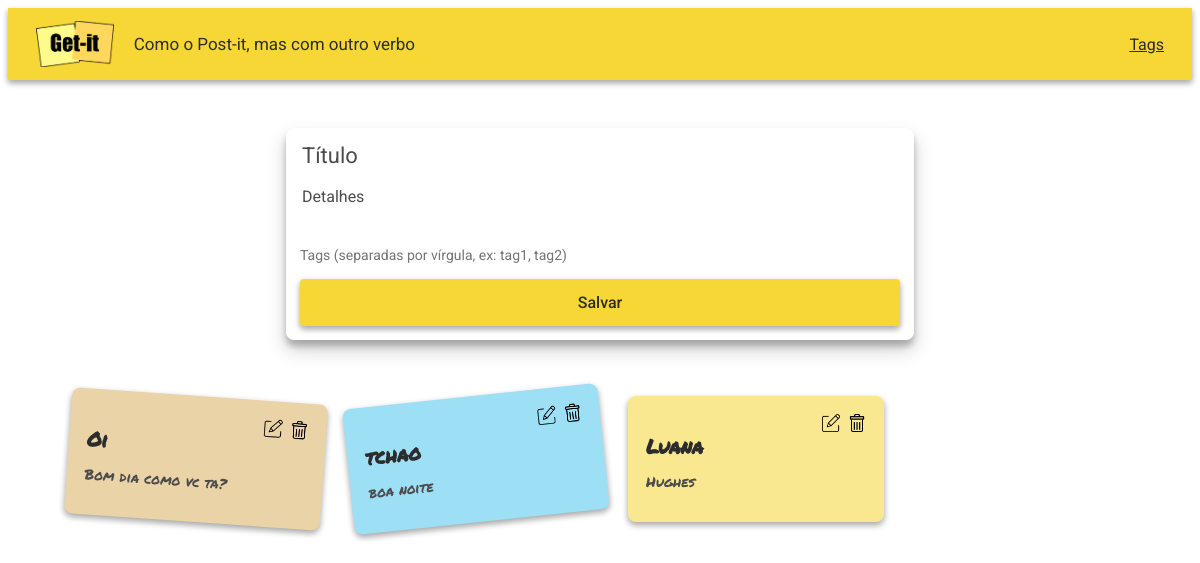
Before: / with the older database file.
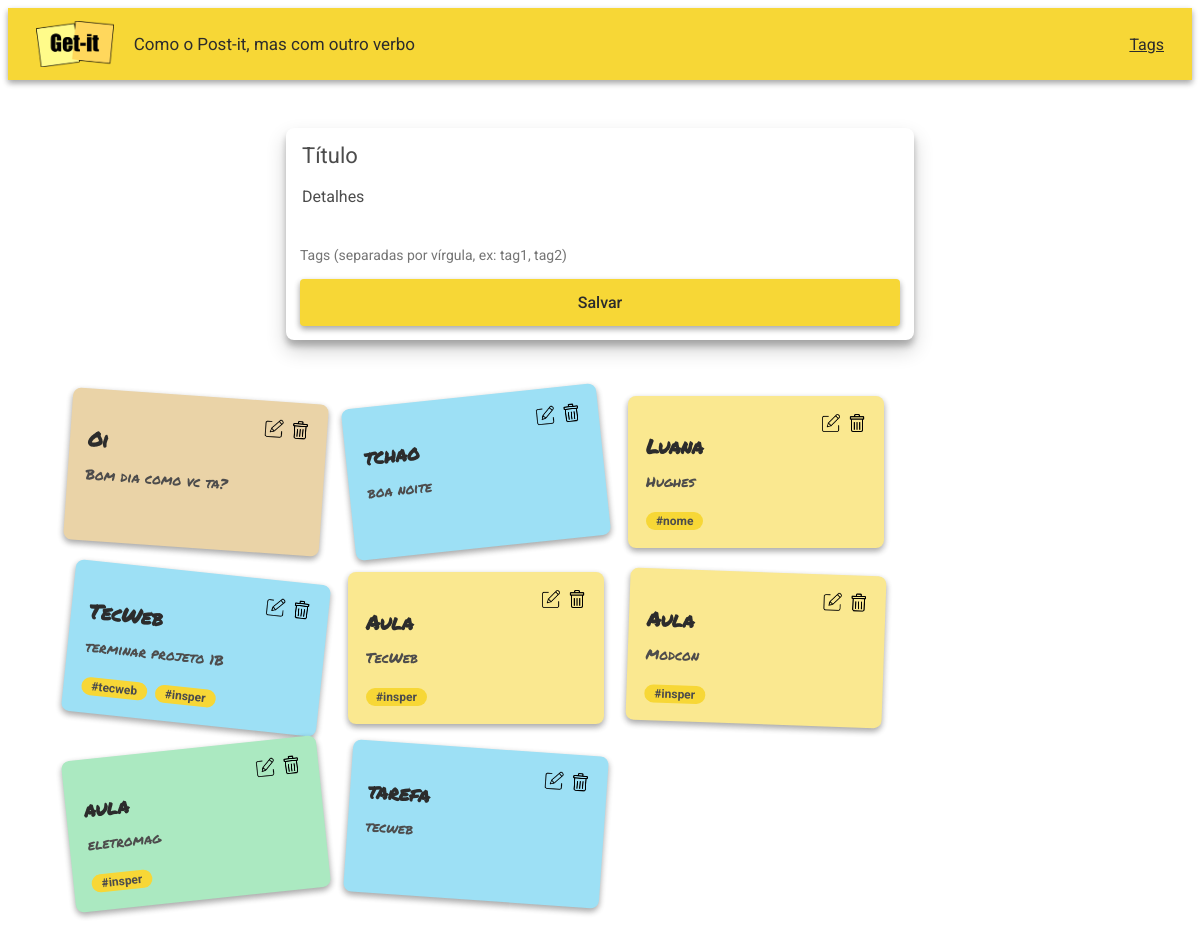
After: the same page with the newer database file.
### notes/models.py (models this page shows, shortened)
class Note(models.Model):
    title = models.CharField(max_length=200)
    content = models.TextField(null=True)
    tags = models.ManyToManyField(Tag, blank=True)

class Tag(models.Model):
    name = models.CharField(max_length=100, unique=True)

### notes/views.py (the view, shortened to what this page needs)
# urls.py: path('', views.index, name='index'),
def index(request):
    notes = Note.objects.all()
    return render(request, 'notes/index.html', {'notes': notes})

### notes/templates/notes/index.html (shortened to what this page needs)
{% extends "notes/base.html" %}
{% load static %}
{% block content %}
<form class="form-card" method="post">
  <input class="form-card-title" type="text" id="titulo" name="titulo" placeholder="Título" />
  <textarea class="autoresize" id="detalhes" name="detalhes" placeholder="Detalhes"></textarea>
  <input type="text" name="tags" placeholder="Tags (separadas por vírgula, ex: tag1, tag2)" style="border:none; outline:none; font-family:'Roboto',sans-serif; font-size:14px; color:#4c4c4c; margin-bottom:16px; padding:0;"/>
  <button class="btn" type="submit">Salvar</button>
</form>
<div class="card-container">
  {% for note in notes %}
  <div class="card">
    <div class="card-header">
      <h3 class="card-title">{{ note.title }}</h3>
      <div class="card-actions">
        <a class="card-edit" href="{% url 'edit' note.id %}">
        <img src="{% static 'notes/img/edit.png' %}" alt="Editar" />
        </a>
        <a class="card-delete" href="{% url 'delete' note.id %}">
        <img src="{% static 'notes/img/lixeira.png' %}" alt="Excluir" />
        </a>
    </div>
    </div>
    <div class="card-content">
    <p>{{ note.content }}</p>
    </div>
    <div class="tag-badges">
        {% for tag in note.tags.all %}
        <a href="{% url 'tag_detail' tag.id %}" class="tag-badge">#{{ tag.name }}</a>
        {% endfor %}
    </div>
  </div>
  {% endfor %}
</div>
{% endblock %}

### notes/templates/notes/base.html (shortened to what this page needs)
{% load static %}
<!DOCTYPE html>
<html>
  <head>
    <link
      rel="stylesheet"
      href="https://cdnjs.cloudflare.com/ajax/libs/meyer-reset/2.0/reset.min.css"
    />
    <link rel="stylesheet" href="{% static 'notes/getit.css' %}" />
  </head>
  <body>
    <div class="appbar">
      <img src="{% static 'notes/img/logo-getit.png' %}" class="logo" />
      <span class="subtitle">Como o Post-it, mas com outro verbo</span>
      <a href="{% url 'tags' %}" style="margin-left:auto; color:#2c2c2c;">Tags</a>
    </div>
    <main class="container">
      {% block content %} {% endblock %}
    </main>
  </body>
</html>

### notes/static/notes/getit.css (style rules this page uses)
html, body { font-family: "Roboto", sans-serif; }
.btn { position: relative; display: block; padding: 10px 15px; overflow: hidden; border-width: 0; outline: none; border-radius: 2px; box-shadow: 0 1px 4px rgba(0, 0, 0, 0.6); background-color: #f7d736; transition: background-color 0.3s; }
.btn:before { content: ""; position: absolute; top: 50%; left: 50%; display: block; width: 0; padding-top: 0; border-radius: 100%; background-color: rgba(236, 240, 241, 0.3); -webkit-transform: translate(-50%, -50%); -moz-transform: translate(-50%, -50%); -ms-transform: translate(-50%, -50%); -o-transform: translate(-50%, -50%); transform: translate(-50%, -50%); }
.appbar { display: flex; align-items: center; gap: 20px; background-color: #f7d736; padding: 13px 28px; box-shadow: 0 3px 6px rgba(0, 0, 0, 0.16), 0 3px 6px rgba(0, 0, 0, 0.23); }
.logo { height: 46px; }
.subtitle { font-size: 17px; color: #2c2c2c; }
.container { padding: 48px 60px 80px; }
.form-card { width: 600px; max-width: 100%; margin: 0 auto 56px; padding: 14px 14px; background-color: #ffffff; border-radius: 8px; box-shadow: 0 10px 20px rgba(0, 0, 0, 0.19), 0 6px 6px rgba(0, 0, 0, 0.23); display: flex; flex-direction: column; }
.form-card-title { font-family: "Roboto", sans-serif; font-size: 22px; color: #4c4c4c; border: none; outline: none; margin-bottom: 16px; }
.form-card-title::placeholder { color: #4c4c4c; }
textarea.autoresize { font-family: "Roboto", sans-serif; font-size: 16px; color: #4c4c4c; border: none; outline: none; resize: none; overflow: hidden; min-height: 20px; margin-bottom: 20px; }
textarea.autoresize::placeholder { color: #4c4c4c; }
.btn { background-color: #f7d736; border: none; border-radius: 4px; padding: 14px; font-family: "Roboto", sans-serif; font-size: 16px; font-weight: 500; color: #2c2c2c; cursor: pointer; box-shadow: 0 3px 6px rgba(0, 0, 0, 0.16), 0 3px 6px rgba(0, 0, 0, 0.23); }
.card-container { display: flex; flex-wrap: wrap; gap: 24px; }
.card { width: 220px; padding: 18px; border-radius: 8px; box-shadow: 0 3px 6px rgba(0, 0, 0, 0.16), 0 3px 6px rgba(0, 0, 0, 0.23); }
.card-title { font-family: "Permanent Marker", cursive; font-size: 20px; color: #2c2c2c; margin-bottom: 10px; line-height: 1.2; }
.card-content p { font-family: "Permanent Marker", cursive; font-size: 14px; color: #4d4c4c; line-height: 1.3; }
.card-color-1 { background-color: #ead3a7; }
.card-color-2 { background-color: #9de0f5; }
.card-color-4 { background-color: #fae890; }
.card-color-5 { background-color: #abe9c1; }
.card-rotation-3 { transform: rotate(-6deg); }
.card-rotation-6 { transform: rotate(0deg); }
.card-rotation-7 { transform: rotate(2deg); }
.card-rotation-8 { transform: rotate(4deg); }
.card-rotation-9 { transform: rotate(6deg); }
.card-rotation-11 { transform: rotate(4deg); }
.card-header { display: flex; align-items: flex-start; gap: 8px; }
.card-header .card-title { margin-bottom: 0; }
.card-actions { display: flex; gap: 8px; margin-left: auto; }
.card-fav, .card-edit, .card-delete { display: block; text-decoration: none; cursor: pointer; flex-shrink: 0; }
.card-fav img, .card-edit img, .card-delete img { width: 18px; height: 18px; display: block; }
.tag-badge { display: inline-block; background-color: #f7d736; color: #4c4c4c; font-family: "Roboto", sans-serif; font-size: 12px; font-weight: bold; padding: 2px 10px; border-radius: 12px; margin-top: 8px; margin-right: 4px; text-decoration: none; }
.tag-badges { margin-top: 8px; }

Changed rows visible on the page:
added Tag: name "nome", shown under Note "Luana"
added Note: title "TecWeb", content "terminar projeto 1B"
added Tag: name "tecweb", shown under "TecWeb"
added Tag: name "insper"
added Note: title "Aula", content "TecWeb"
added Note: title "Aula", content "Modcon"
added Note: title "aula", content "eletromag"
added Note: title "tarefa", content "tecweb"
